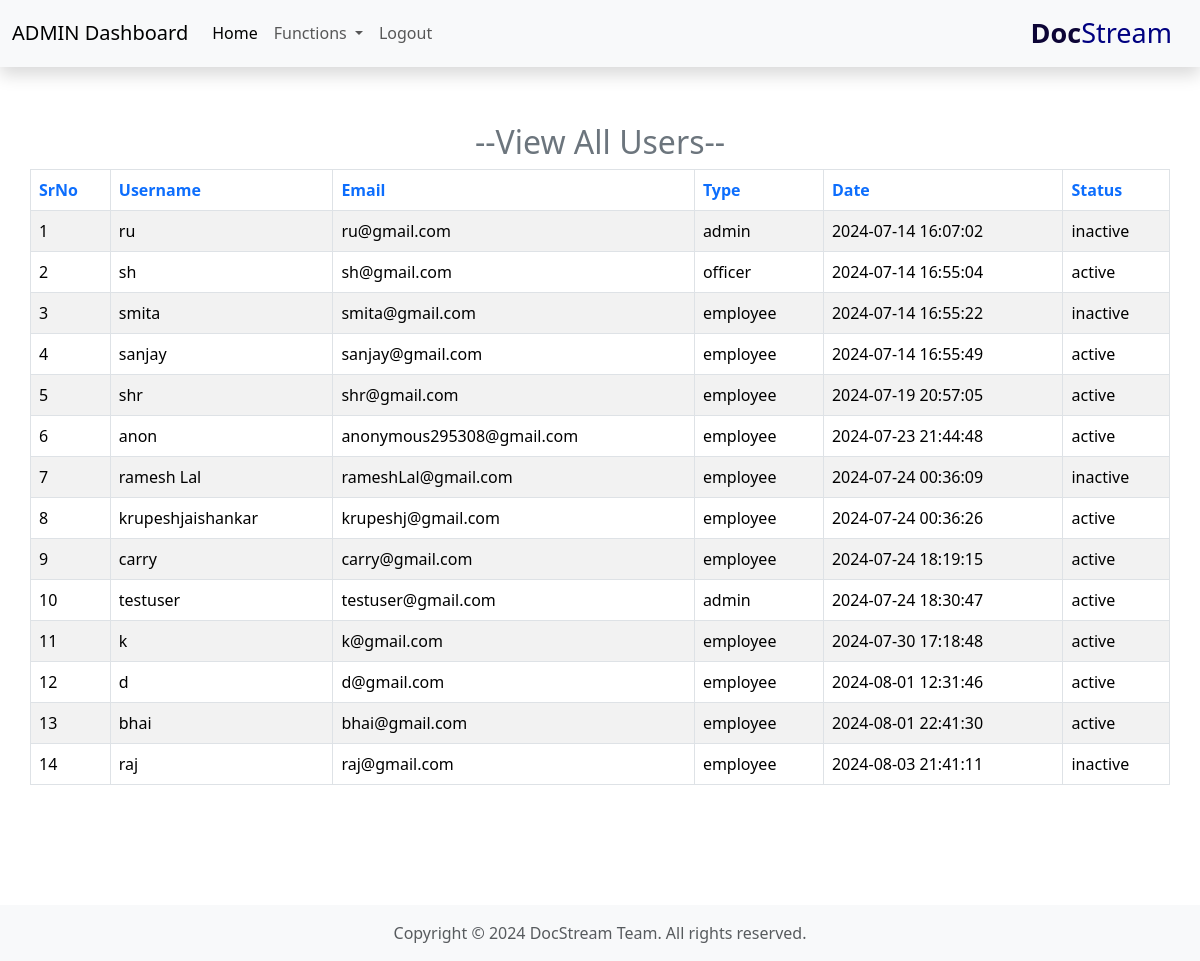
The app's page /admin/adminFun/viewAllUsers/viewAllUsers.php, older data.
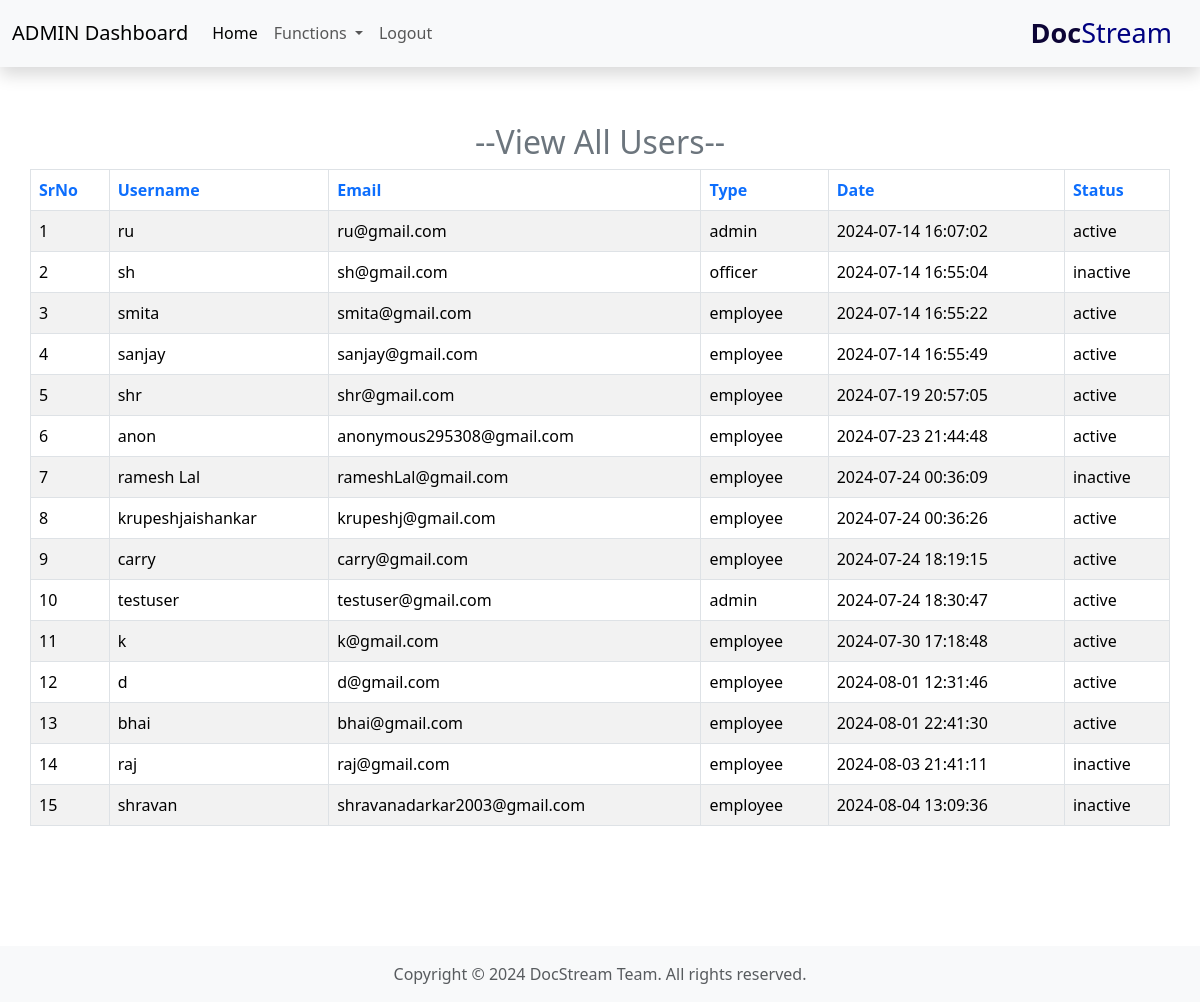
The same page, newer data.
### tables this page shows
CREATE TABLE `users` (
  `srno` int(11) NOT NULL,
  `username` varchar(25) NOT NULL,
  `email` varchar(50) NOT NULL,
  `type` varchar(10) NOT NULL,
  `password` varchar(256) NOT NULL,
  `date` datetime NOT NULL DEFAULT current_timestamp(),
  `status` enum('active','inactive') NOT NULL DEFAULT 'active'
);

### admin/adminFun/viewAllUsers/viewAllUsers.php (the view, shortened to what this page needs)
<?php
include '/xampp/htdocs/dms/partials/_dbconnect.php';
?>
<!DOCTYPE html>
<html lang="en">
<head>
    <link rel="stylesheet" href="https://cdn.datatables.net/2.1.0/css/dataTables.dataTables.css" />
    <link href="https://cdn.jsdelivr.net/npm/bootstrap@5.3.3/dist/css/bootstrap.min.css" rel="stylesheet">
</head>
<body>
    <?php
    include '/xampp/htdocs/dms/admin/adminExtra/_Aheader.php';
    ?>
    <div class="card-body container mt-5 mb-5 pt-2 pb-2 pl-5 pr-5">
        <h2 class="text-center text-secondary">--View All Users--</h2>
        <table id="myTable" class="table table-striped table-bordered ">
            <thead>
                <tr>
                    <th class="text-primary">SrNo</th>
                    <th class="text-primary">Username</th>
                    <th class="text-primary">Email</th>
                    <th class="text-primary">Type</th>
                    <th class="text-primary">Date</th>
                    <th class="text-primary">Status</th>
                </tr>
            </thead>
            <tbody>
                <?php
                $mySr = 0;
                $sql = "select * from `users`";
                $result = mysqli_query($conn, $sql);
                while ($row = mysqli_fetch_assoc($result)) {
                    $mySr++;
                    echo '<tr>
                    <td>' . $mySr . '</td>
                    <td>' . $row["username"] . '</td>
                    <td>' . $row["email"] . '</td>
                    <td>' . $row["type"] . '</td>
                    <td>' . $row["date"] . '</td>
                    <td>' . $row["status"] . '</td>
                    </tr>';
                }
                ?>
            </tbody>
        </table>
    </div>
    <div style="margin-top: auto;">
        <?php require '/xampp/htdocs/dms/partials/_footer.php'; ?>
    </div>
</body>
</html>

Row changes from the older to the newer data that the page shows:
changed users "ru": status "inactive" → "active"
changed users "sh": status "active" → "inactive"
changed users "smita": status "inactive" → "active"
added users: username "shravan", email "shravanadarkar2003@gmail.com", type "employee", date "2024-08-04 13:09:36", status "inactive"
